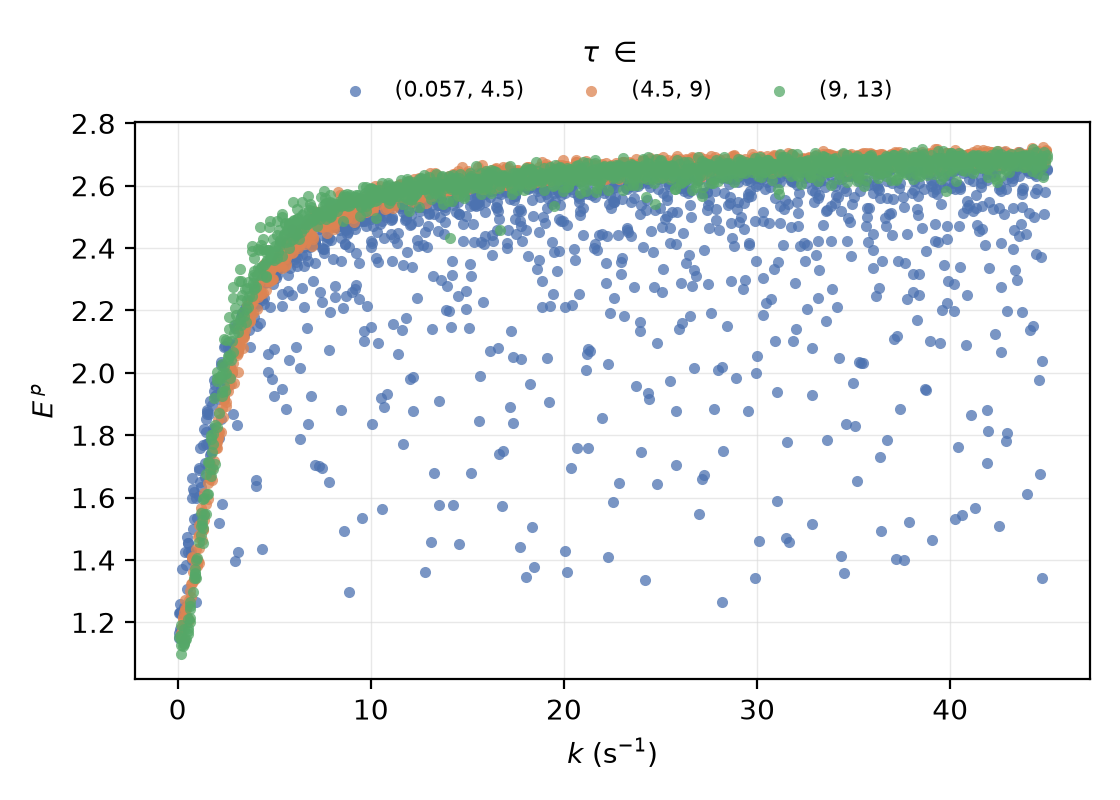

Generate this figure with Python:
"""Figure 3(c): passive accumulation E^p vs kick rate k, coloured by kick-strength tercile.

Renders a simple version of this panel from figure_3_c.csv alone (no processing).
Run: python3 figure_3_c.py
"""
from pathlib import Path
import pandas as pd
import matplotlib
matplotlib.use("Agg")
import matplotlib.pyplot as plt

HERE = Path(__file__).resolve().parent
STEM = "figure_3_c"
df = pd.read_csv(HERE / f"{STEM}.csv")

COLORS = ["#4C72B0", "#DD8452", "#55A868"]

fig, ax = plt.subplots(figsize=(5.6, 4.0))
for (i, label), g in df.groupby(["tercile_index", "tercile_label"]):
    ax.scatter(g.x, g.E_p, s=16, alpha=0.75, color=COLORS[i], linewidths=0,
               label=label)
ax.set_xlabel(r"$k$ (s$^{-1}$)")
ax.set_ylabel(r"$E^{\,p}$")
ax.grid(True, color="0.85", lw=0.5, alpha=0.6)
ax.set_axisbelow(True)
ax.legend(title=r"$\tau$ $\in$", fontsize=8, ncol=3, loc="lower center",
          bbox_to_anchor=(0.5, 1.0), frameon=False)

fig.tight_layout()
fig.savefig(HERE / f"{STEM}.png", dpi=200)
print(f"saved {STEM}.png")
